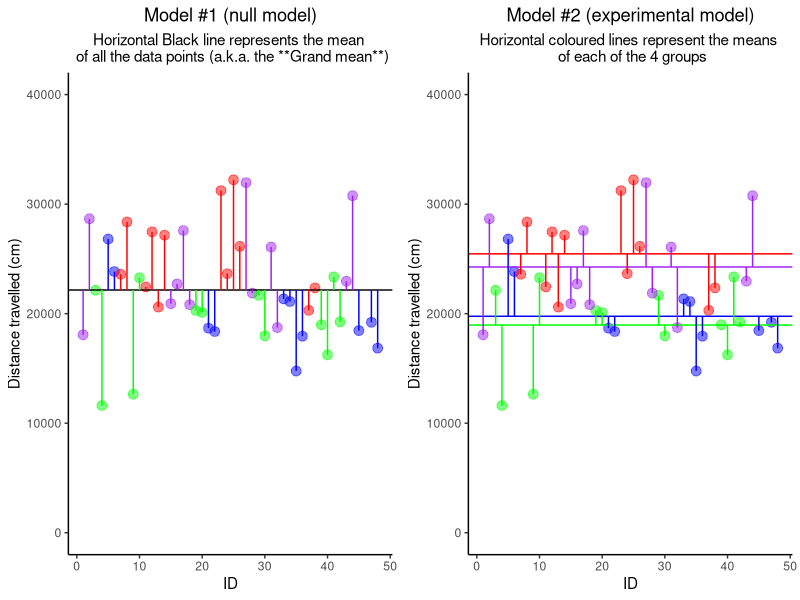
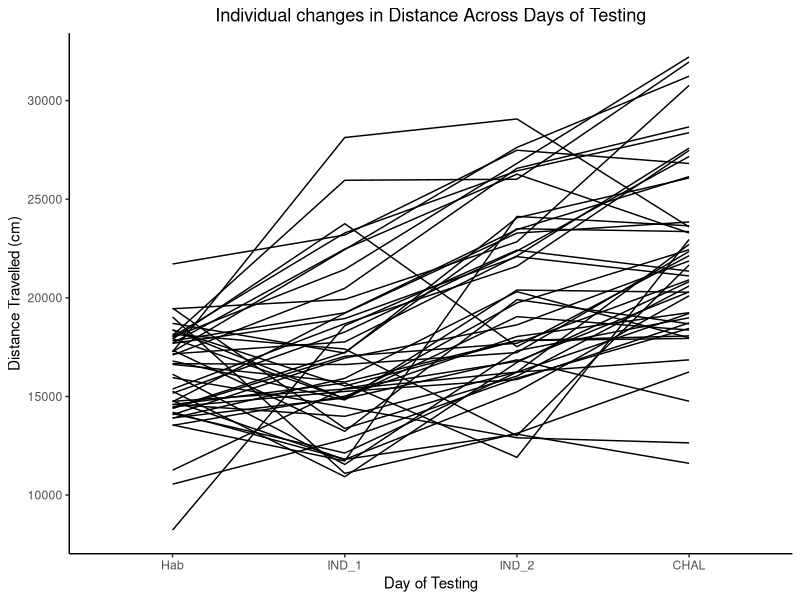
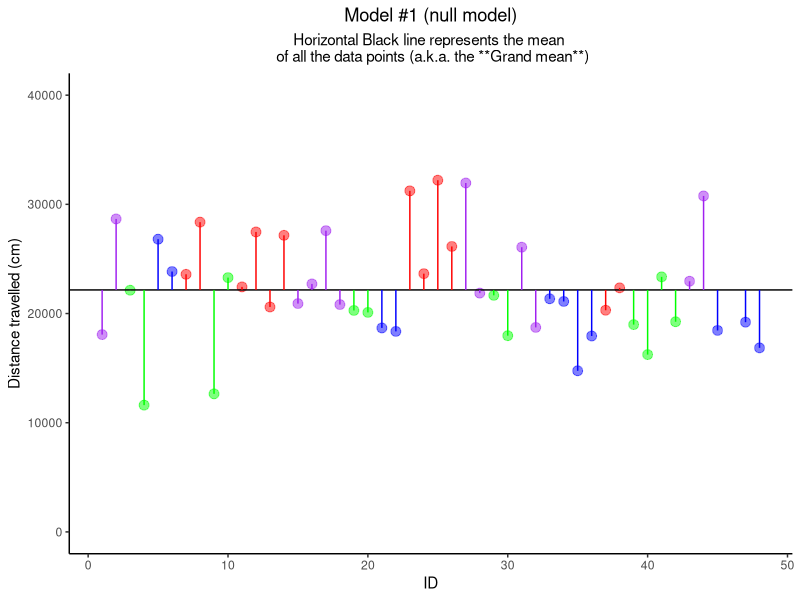
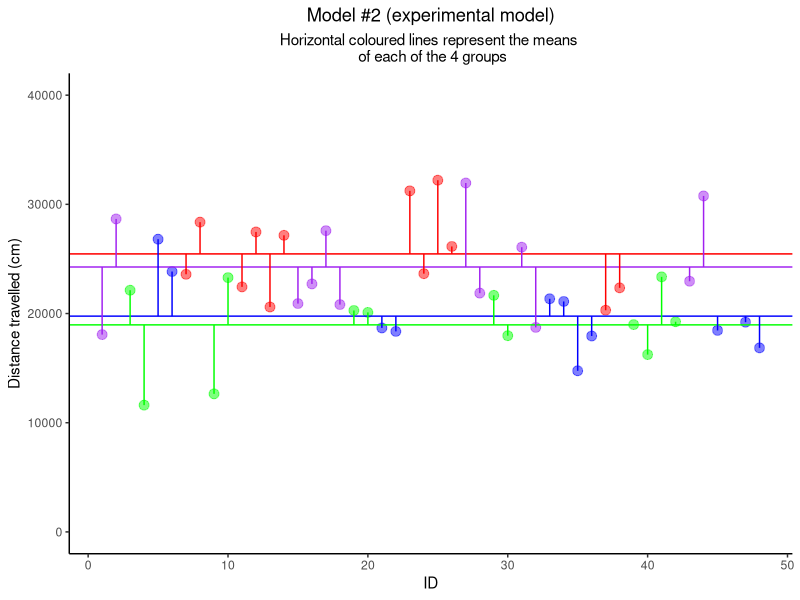

Recreate these plots in R, in order.
## ---- chunk 1
knitr::opts_chunk$set(message = FALSE,
                      warning = FALSE)

library(tidyverse)
library(ggpubr)
library(reshape2)
options(scipen = 999)
## ---- chunk 2
library(tidyverse)
data <- read_csv("EB_Rats_Nicotine_Sensitization.csv")


data$PREhorm = factor(data$PREhorm,# change the PREhorm variable to a factor
                      levels = c(0,1), # With two levels, 0 and 1 (ordered)
                      labels = c("OIL","EB")) # And label those levels, the condition names.

data$CHALhorm = factor(data$CHALhorm, # change the PREhorm variable to a factor
                      levels = c(0,1),
                      labels = c("OIL","EB"))

data <- data %>%
  mutate(group = case_when(
    data$PREhorm == "OIL" & data$CHALhorm == "OIL" ~ "OIL / OIL",
    data$PREhorm == "EB" &  data$CHALhorm == "OIL" ~ "EB / OIL",
    data$PREhorm == "OIL" & data$CHALhorm == "EB" ~ "OIL / EB",
    data$PREhorm == "EB" &  data$CHALhorm == "EB" ~ "EB / EB"
  ))

data$group <- as.character(data$group)
data$group <- factor(data$group, levels=c("OIL / OIL", "EB / OIL", "OIL / EB", "EB / EB"))

my_sum <- data %>%
  group_by(group) %>%
  summarise(n=n(),
            mean=mean(CHAL),
            sd=sd(CHAL)) %>%
  mutate(se=sd / sqrt(n))

my_colours <- c("blue","red","green","purple")

x <- ggplot(my_sum, aes(x=group,y=mean,colour=group,fill=group))+
  geom_bar(stat="identity", alpha=0.2)+
  geom_errorbar(aes(x=group,ymin=mean-se,ymax=mean+se, width=0.5))+
  scale_colour_manual(values = my_colours)+
  scale_fill_manual(values=my_colours)+
  theme_classic()+
  theme(legend.position = "none")+
  labs(x="",
       y="Distance Travelled (cm)")

y <- x + geom_jitter(data=data,aes(x=group,y=CHAL),size=5,alpha=0.5,width=0.15)

mean(data$CHAL)

Null <- ggplot(data=data, aes(x=ID,y=CHAL, colour=group))+
  geom_point(size=3,alpha=0.5)+
  scale_colour_manual(values = my_colours)+
  scale_fill_manual(values=my_colours)+
  theme_classic()+
  theme(plot.title = element_text(hjust=0.5))+
  theme(plot.subtitle = element_text(hjust=0.5))+
  theme(legend.position="none")+
  geom_hline(yintercept=mean(data$CHAL))+
  geom_segment(aes(x=ID,y=CHAL,xend=ID,yend=mean(data$CHAL)))+
  labs(x="ID",
       y="Distance travelled (cm)",
       title = "Model #1 (null model)",
       subtitle = "Horizontal Black line represents the mean \n of all the data points (a.k.a. the **Grand mean**)")+
  ylim(0,40000)

OIL_OIL <- data[data$group == "OIL / OIL", ]
EB_OIL <- data[data$group == "EB / OIL", ]
OIL_EB <- data[data$group == "OIL / EB", ]
EB_EB <- data[data$group == "EB / EB", ]

O.O_mean <- mean(OIL_OIL$CHAL)
E.O_mean <- mean(EB_OIL$CHAL)
O.E_mean <- mean(OIL_EB$CHAL)
E.E_mean <- mean(EB_EB$CHAL)

Exp <- ggplot(data=OIL_OIL, aes(x=ID,y=CHAL))+
  geom_point(colour="blue", size=3,alpha=0.5)+
  geom_point(data=EB_OIL, aes(x=ID,y=CHAL),colour="red",size=3,alpha=0.5)+
  geom_point(data=OIL_EB, aes(x=ID,y=CHAL),colour="green",size=3,alpha=0.5)+
  geom_point(data=EB_EB, aes(x=ID,y=CHAL),colour="purple",size=3,alpha=0.5)+
  geom_hline(yintercept=O.O_mean,colour="blue")+
  geom_hline(yintercept=E.O_mean,colour="red")+
  geom_hline(yintercept=O.E_mean,colour="green")+
  geom_hline(yintercept=E.E_mean,colour="purple")+
  geom_segment(data=OIL_OIL, aes(x=ID,y=CHAL,xend=ID,yend=O.O_mean),colour="blue")+
  geom_segment(data=EB_OIL, aes(x=ID,y=CHAL,xend=ID,yend=E.O_mean),colour="red")+
  geom_segment(data=OIL_EB, aes(x=ID,y=CHAL,xend=ID,yend=O.E_mean),colour="green")+
  geom_segment(data=EB_EB, aes(x=ID,y=CHAL,xend=ID,yend=E.E_mean),colour="purple")+
  theme_classic()+
  theme(plot.title = element_text(hjust=0.5))+
  theme(plot.subtitle = element_text(hjust=0.5))+
  labs(x="ID",
       y="Distance travelled (cm)",
       title = "Model #2 (experimental model)",
       subtitle = "Horizontal coloured lines represent the means \n of each of the 4 groups")+
  ylim(0,40000)

ggsave("Null.png", Null, height=4,width=4,dpi=300)
ggsave("Exp.png",Exp,height=4,width=4,dpi=300)
## ---- chunk 3
ggarrange(Null,Exp)
## ---- chunk 4
# create a single variable - "group" - to represent hormone treatments
data <- data %>%
  mutate(group = case_when(
    data$PREhorm == "OIL" & data$CHALhorm == "OIL" ~ "OIL / OIL",
    data$PREhorm == "EB" &  data$CHALhorm == "OIL" ~ "EB / OIL",
    data$PREhorm == "OIL" & data$CHALhorm == "EB" ~ "OIL / EB",
    data$PREhorm == "EB" &  data$CHALhorm == "EB" ~ "EB / EB"
  ))
# Reorder the "group" variable 
data$group <- as.character(data$group)
data$group <- factor(data$group, levels=c("OIL / OIL", "EB / OIL", "OIL / EB", "EB / EB"))
## ---- chunk 5
oneway.test(CHAL ~ group, data=data, var.equal = TRUE)
## ---- chunk 6
a <- aov(CHAL ~ group, data=data)
TukeyHSD(a, conf.level = .95)
## ---- chunk 7
a <- aov(CHAL ~ PREhorm * CHALhorm, data=data)
summary(a)
## ---- chunk 8
data %>%
  select(c("ID","Hab","IND_1","IND_2","CHAL")) %>%
  melt(id.vars = "ID") %>%
  ggplot(aes(x=variable,y=value,group=ID))+
  geom_line()+
  theme_classic()+
  theme(plot.title = element_text(hjust=0.5))+
  labs(x="Day of Testing",
       y="Distance Travelled (cm)",
       title = "Individual changes in Distance Across Days of Testing")
## ---- chunk 9
library(reshape2)
long_data <- data %>%
  select(c("ID","Hab","IND_1","IND_2","CHAL")) %>%
  melt(id.vars = "ID")
head(long_data)
## ---- chunk 10
library(rstatix)
a <- anova_test(data=long_data, dv=value, wid=ID, within = variable)
get_anova_table(a)
## ---- chunk 11
long_data %>%
  pairwise_t_test(
  value ~ variable, paired = TRUE,
  p.adjust.method = "bonferroni"
  )
## ---- chunk 12
library(reshape2) # Required for the melt function
long_data_2 <- data %>% # Take the long dataframe AND TEHN 
  select(c("ID","PREhorm","Hab","IND_1","IND_2","CHAL")) %>% 
  melt(id.vars = c("ID","PREhorm")) # Switch to ggplot format
head(long_data_2) # Check out the result
## ---- chunk 13
a <- anova_test(data=long_data_2, dv=value, wid=ID, within = variable, between = PREhorm)
# Make a pretty table: 
knitr::kable(get_anova_table(a))
## ---- chunk 14
a <- long_data_2 %>%
  group_by(PREhorm)%>%
  pairwise_t_test(
  value ~ variable, paired = TRUE,
  p.adjust.method = "bonferroni"
  )
# Make a pretty table: 
library(kableExtra)
knitr::kable(a)
## ---- chunk 15

a <- long_data_2 %>%
  group_by(variable)%>%
  pairwise_t_test(
  value ~ PREhorm, paired = FALSE,
  p.adjust.method = "bonferroni"
  )
# Make a pretty table: 
knitr::kable(a)
